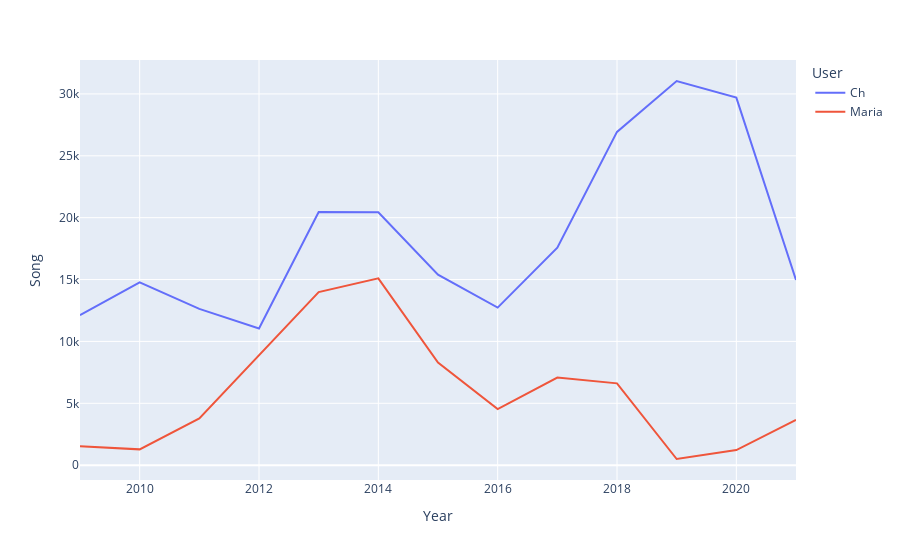

The notebook cell saved with this chart:
### Code cell
px.line(df_concatenated ,
        x = 'Year',
        y = 'Song',
        color = 'User')

### Figure 1 — Plotly figure (JSON) as saved in the notebook; plotly's stock layout.template omitted (floating-point values rounded to 4 significant figures)
{"data": [{"hovertemplate": "User=Ch<br>Year=%{x}<br>Song=%{y}<extra></extra>", "legendgroup": "Ch", "line": {"color": "#636efa", "dash": "solid"}, "marker": {"symbol": "circle"}, "mode": "lines", "name": "Ch", "orientation": "v", "showlegend": true, "type": "scatter", "x": [2009, 2010, 2011, 2012, 2013, 2014, 2015, 2016, 2017, 2018, 2019, 2020, 2021], "xaxis": "x", "y": [12121, 14776, 12628, 11044, 20463, 20442, 15387, 12733, 17576, 26929, 31043, 29698, 14966], "yaxis": "y"}, {"hovertemplate": "User=Maria<br>Year=%{x}<br>Song=%{y}<extra></extra>", "legendgroup": "Maria", "line": {"color": "#EF553B", "dash": "solid"}, "marker": {"symbol": "circle"}, "mode": "lines", "name": "Maria", "orientation": "v", "showlegend": true, "type": "scatter", "x": [2009, 2010, 2011, 2012, 2013, 2014, 2015, 2016, 2017, 2018, 2019, 2020, 2021], "xaxis": "x", "y": [1539, 1277, 3780, 8915, 13985, 15096, 8294, 4535, 7078, 6613, 499, 1222, 3653], "yaxis": "y"}], "layout": {"legend": {"title": {"text": "User"}, "tracegroupgap": 0}, "margin": {"t": 60}, "xaxis": {"anchor": "y", "domain": [0, 1], "title": {"text": "Year"}}, "yaxis": {"anchor": "x", "domain": [0, 1], "title": {"text": "Song"}}}}
